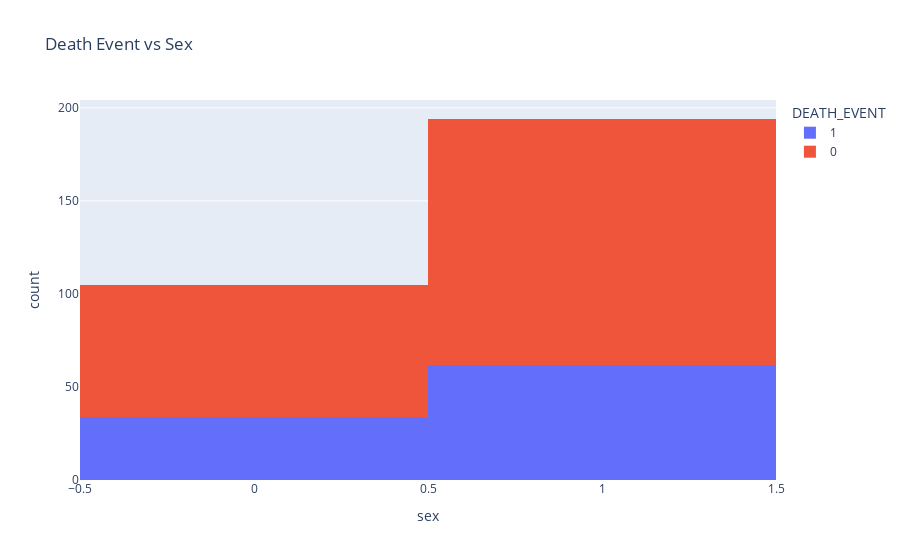

Write notebook code for a chart like this one.
### Markdown cell above
### Jumlah kematian berdasarkan jenis kelamin

### Code cell
fig = px.histogram(df, x= 'sex', color='DEATH_EVENT', title= 'Death Event vs Sex')
fig.show()

### Figure 1 — Plotly figure (JSON) as saved in the notebook; plotly's stock layout.template omitted (floating-point values rounded to 4 significant figures; data arrays with more than 128 entries replaced by an {"elided": "..."} marker saying what was removed)
{"data": [{"alignmentgroup": "True", "bingroup": "x", "hovertemplate": "DEATH_EVENT=1<br>sex=%{x}<br>count=%{y}<extra></extra>", "legendgroup": "1", "marker": {"color": "#636efa", "pattern": {"shape": ""}}, "name": "1", "offsetgroup": "1", "orientation": "v", "showlegend": true, "type": "histogram", "x": [1, 1, 1, 1, 0, 1, 1, 1, 0, 1, 1, 1, 1, 1, 1, 1, 1, 0, 0, 0, 1, 0, 1, 0, 1, 1, 1, 1, 1, 0, 1, 1, 1, 0, 0, 1, 0, 1, 0, 1, 1, 1, 1, 0, 1, 0, 0, 0, 0, 1, 1, 1, 1, 0, 1, 1, 0, 1, 0, 1, 1, 1, 1, 0, 0, 1, 0, 1, 0, 0, 1, 0, 1, 1, 1, 0, 0, 1, 0, 1, 1, 1, 1, 1, 1, 0, 0, 1, 1, 0, 0, 1, 0, 1, 1, 1], "xaxis": "x", "yaxis": "y"}, {"alignmentgroup": "True", "bingroup": "x", "hovertemplate": "DEATH_EVENT=0<br>sex=%{x}<br>count=%{y}<extra></extra>", "legendgroup": "0", "marker": {"color": "#EF553B", "pattern": {"shape": ""}}, "name": "0", "offsetgroup": "0", "orientation": "v", "showlegend": true, "type": "histogram", "x": {"elided": "203 int values"}, "xaxis": "x", "yaxis": "y"}], "layout": {"barmode": "relative", "legend": {"title": {"text": "DEATH_EVENT"}, "tracegroupgap": 0}, "title": {"text": "Death Event vs Sex"}, "xaxis": {"anchor": "y", "domain": [0, 1], "title": {"text": "sex"}}, "yaxis": {"anchor": "x", "domain": [0, 1], "title": {"text": "count"}}}}
